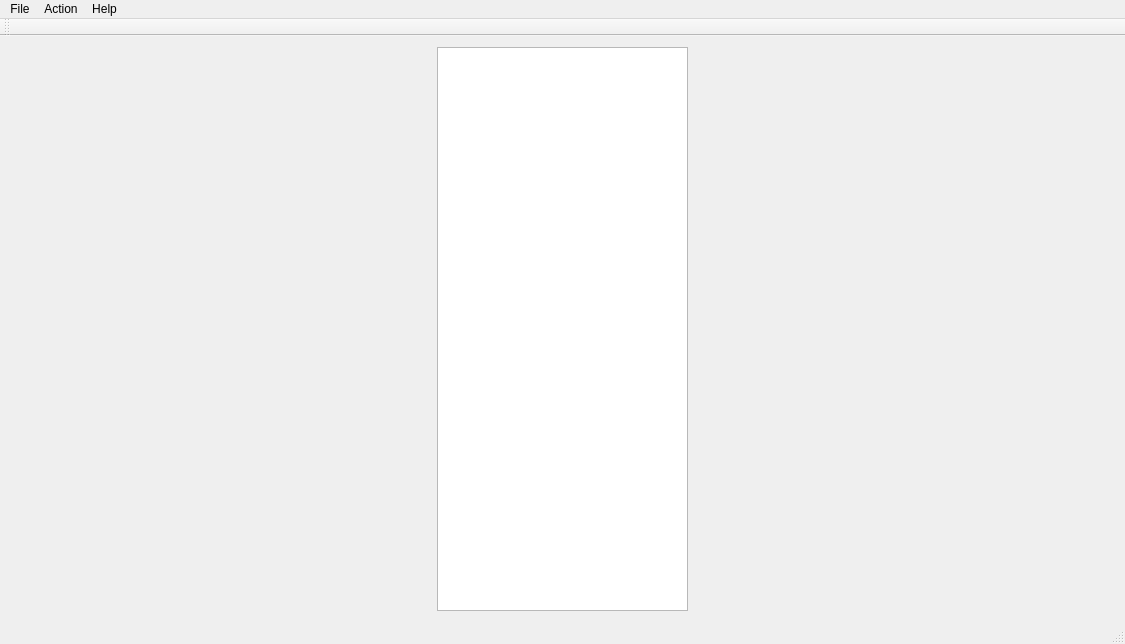
<?xml version="1.0" encoding="UTF-8"?>
<ui version="4.0">
 <class>MainWindow</class>
 <widget class="QMainWindow" name="MainWindow">
  <property name="geometry">
   <rect>
    <x>0</x>
    <y>0</y>
    <width>1125</width>
    <height>644</height>
   </rect>
  </property>
  <property name="windowTitle">
   <string>MainWindow</string>
  </property>
  <widget class="QWidget" name="centralWidget">
   <layout class="QGridLayout" name="gridLayout">
    <item row="0" column="0">
     <layout class="QGridLayout" name="imageLayout"/>
    </item>
    <item row="0" column="1">
     <widget class="QPlainTextEdit" name="debugText">
      <property name="maximumSize">
       <size>
        <width>251</width>
        <height>16777215</height>
       </size>
      </property>
     </widget>
    </item>
   </layout>
  </widget>
  <widget class="QMenuBar" name="menuBar">
   <property name="geometry">
    <rect>
     <x>0</x>
     <y>0</y>
     <width>1125</width>
     <height>21</height>
    </rect>
   </property>
   <widget class="QMenu" name="menuFile">
    <property name="title">
     <string>File</string>
    </property>
    <addaction name="actionConfigure"/>
    <addaction name="actionSave_Pixy_parameters"/>
    <addaction name="actionLoad_Pixy_parameters"/>
    <addaction name="actionSave_Image"/>
    <addaction name="actionExit"/>
   </widget>
   <widget class="QMenu" name="menuHelp">
    <property name="title">
     <string>Help</string>
    </property>
    <addaction name="actionHelp"/>
    <addaction name="actionAbout"/>
   </widget>
   <widget class="QMenu" name="menuAction">
    <property name="title">
     <string>Action</string>
    </property>
    <addaction name="actionPlay_Pause"/>
    <addaction name="actionDefault_program"/>
    <addaction name="actionRaw_video"/>
    <addaction name="actionCooked_video"/>
   </widget>
   <addaction name="menuFile"/>
   <addaction name="menuAction"/>
   <addaction name="menuHelp"/>
  </widget>
  <widget class="QStatusBar" name="statusBar"/>
  <widget class="QToolBar" name="toolBar">
   <property name="windowTitle">
    <string>toolBar</string>
   </property>
   <attribute name="toolBarArea">
    <enum>TopToolBarArea</enum>
   </attribute>
   <attribute name="toolBarBreak">
    <bool>false</bool>
   </attribute>
  </widget>
  <action name="actionExit">
   <property name="text">
    <string>Exit</string>
   </property>
  </action>
  <action name="actionSave_Image">
   <property name="enabled">
    <bool>true</bool>
   </property>
   <property name="text">
    <string>Save Image</string>
   </property>
  </action>
  <action name="actionPlay_Pause">
   <property name="text">
    <string>Run/Stop</string>
   </property>
   <property name="toolTip">
    <string>Run/stop</string>
   </property>
  </action>
  <action name="actionHelp">
   <property name="enabled">
    <bool>true</bool>
   </property>
   <property name="text">
    <string>Help...</string>
   </property>
  </action>
  <action name="actionAbout">
   <property name="text">
    <string>About...</string>
   </property>
  </action>
  <action name="actionConfigure">
   <property name="text">
    <string>Configure...</string>
   </property>
   <property name="toolTip">
    <string>Configure parameters</string>
   </property>
  </action>
  <action name="actionProgram">
   <property name="text">
    <string>Program...</string>
   </property>
  </action>
  <action name="actionRaw_video">
   <property name="text">
    <string>Raw video</string>
   </property>
   <property name="toolTip">
    <string>Display raw video</string>
   </property>
  </action>
  <action name="actionCooked_video">
   <property name="text">
    <string>Cooked video</string>
   </property>
   <property name="toolTip">
    <string>Display cooked (processed) video</string>
   </property>
  </action>
  <action name="actionDefault_program">
   <property name="text">
    <string>Default program</string>
   </property>
  </action>
  <action name="actionSave_Pixy_parameters">
   <property name="text">
    <string>Save Pixy parameters...</string>
   </property>
  </action>
  <action name="actionLoad_Pixy_parameters">
   <property name="text">
    <string>Load Pixy parameters...</string>
   </property>
  </action>
 </widget>
 <layoutdefault spacing="6" margin="11"/>
 <resources/>
 <connections/>
</ui>
